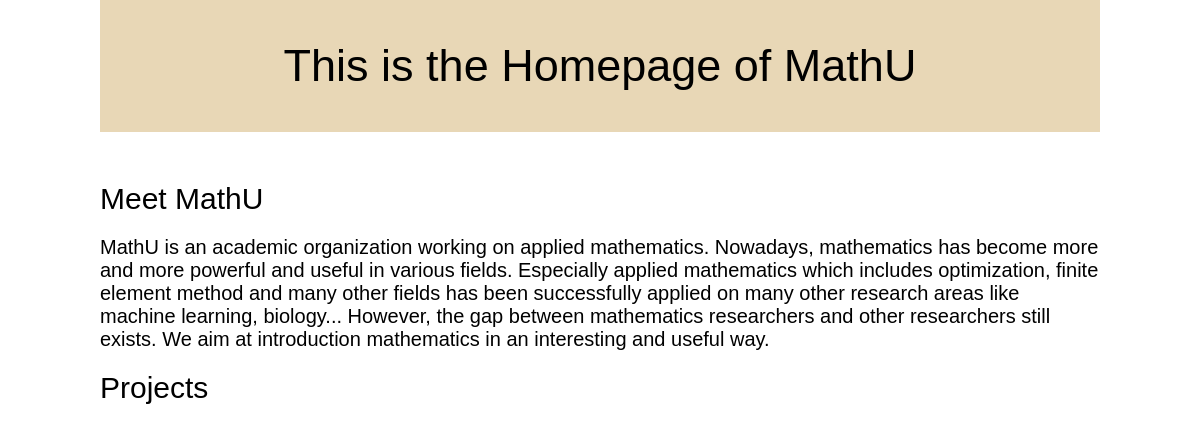
The app's page /, older data.
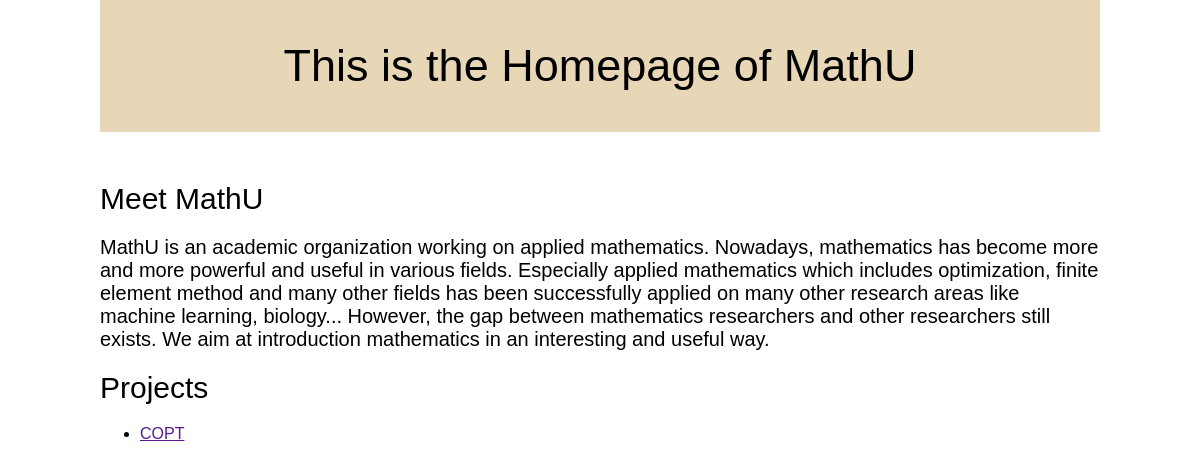
The same page, newer data.
### home/models.py (models this page shows, shortened)
class Project(models.Model):
	title = models.CharField(max_length=50)

### home/views.py (the view)
# urls.py: url(r'^$','home.views.index'),
def index(request):
	project_list = Project.objects.all()
	context = {'project_list':project_list}
	return render(request,'home/index.html',context)

### home/templates/home/index.html (shortened to what this page needs)
{%extends "home/base.html"%}
{%block content%}
<div class="subtitle">
Meet MathU
</div>
<p> MathU is an academic organization working on applied mathematics. Nowadays, mathematics has become more and more powerful and useful in various fields. Especially applied mathematics which includes optimization, finite element method and many other fields has been successfully applied on many other research areas like machine learning, biology... However, the gap between mathematics researchers and other researchers still exists. We aim at introduction mathematics in an interesting and useful way. </p>
<div class="subtitle">
Projects
</div>
<ul>
{% for project in project_list %}
<li><a href="">{{project.title}}</li>
{%endfor%}
</ul>
{%endblock%}

### templates/home/base.html (shortened to what this page needs)
{%load staticfiles%}
<html>
<head>
</head>
<link rel="stylesheet" type="text/css" href="{%static 'home/style.css'%}"/>
<body>
<div class="container">
<div class="title">
	{% block contenttitle %}
	{{content_title|default:_('This is the Homepage of MathU')}}
	{% endblock %}
</div>
<div class="content">
{% block content %}
{% endblock %}
</div>
</div>
</body>
</html>

### static/home/style.css (style rules this page uses)
body { margin:auto; width:1000px; }
div { font-family:Arial,sans-serif; }
div.container { width:1000px; }
div.title { padding-top:40px; padding-bottom:40px; text-align:center; font-size:45px; background-color: #E8D7B6; }
div.content { margin-top: 50px; padding-bottom: 50px; }
div.subtitle { margin-top: 20px; margin-bottom: 20px; font-size:30px; font-style: bold; }
p { margin:auto; font-size: 20px; color: black; }

Row changes from the older to the newer data that the page shows:
added Project: title "COPT"
